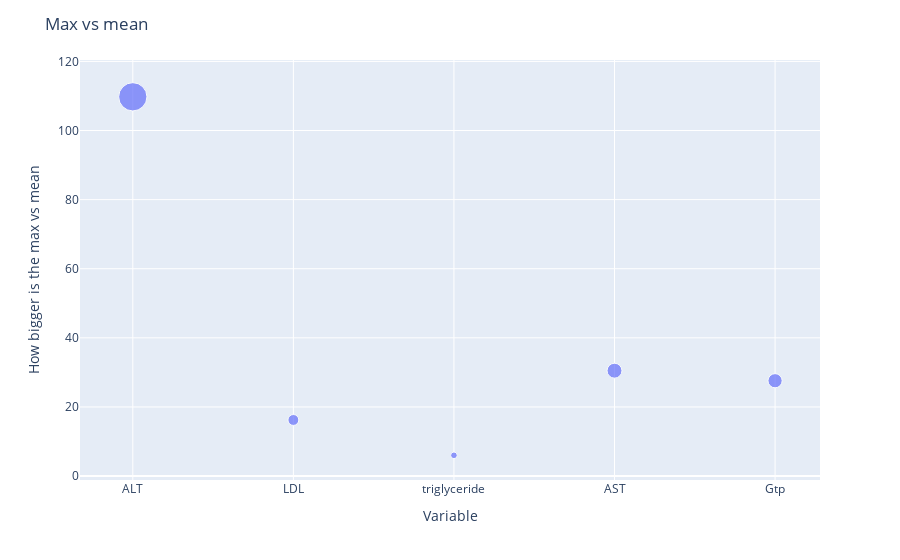

Notebook cell for this chart:
### Markdown cell above
We can see that the median and the mean are close, meaning that it is common to be around those values, but the max is not only higher but way out of bound:

### Code cell
columns_to_check = ['ALT', 'LDL', 'triglyceride', 'AST', 'Gtp']


summary_stats = train[columns_to_check].describe().transpose()


summary_stats['times_bigger'] = (summary_stats['max']  / summary_stats['mean'])


fig = px.scatter(summary_stats, x=summary_stats.index, y='times_bigger',
                 color_continuous_scale='Blues', size='times_bigger', hover_name=summary_stats.index)


fig.update_layout(
    title='Max vs mean',
    xaxis=dict(title='Variable'),
    yaxis=dict(title='How bigger is the max vs mean'),
    showlegend=False
)

fig.update_traces(marker=dict(colorscale='Blues_r'))

fig.show()

### Figure 1 — Plotly figure (JSON) as saved in the notebook; plotly's stock layout.template omitted (floating-point values rounded to 4 significant figures)
{"data": [{"hovertemplate": "<b>%{hovertext}</b><br><br>index=%{x}<br>times_bigger=%{marker.size}<extra></extra>", "hovertext": ["ALT", "LDL", "triglyceride", "AST", "Gtp"], "legendgroup": "", "marker": {"color": "#636efa", "colorscale": [[0, "rgb(8,48,107)"], [0.125, "rgb(8,81,156)"], [0.25, "rgb(33,113,181)"], [0.375, "rgb(66,146,198)"], [0.5, "rgb(107,174,214)"], [0.625, "rgb(158,202,225)"], [0.75, "rgb(198,219,239)"], [0.875, "rgb(222,235,247)"], [1, "rgb(247,251,255)"]], "size": [109.8, 16.23, 6.002, 30.49, 27.58], "sizemode": "area", "sizeref": 0.2744, "symbol": "circle"}, "mode": "markers", "name": "", "orientation": "v", "showlegend": false, "type": "scatter", "x": ["ALT", "LDL", "triglyceride", "AST", "Gtp"], "xaxis": "x", "y": [109.8, 16.23, 6.002, 30.49, 27.58], "yaxis": "y"}], "layout": {"legend": {"itemsizing": "constant", "tracegroupgap": 0}, "margin": {"t": 60}, "showlegend": false, "title": {"text": "Max vs mean"}, "xaxis": {"anchor": "y", "domain": [0, 1], "title": {"text": "Variable"}}, "yaxis": {"anchor": "x", "domain": [0, 1], "title": {"text": "How bigger is the max vs mean"}}}}
